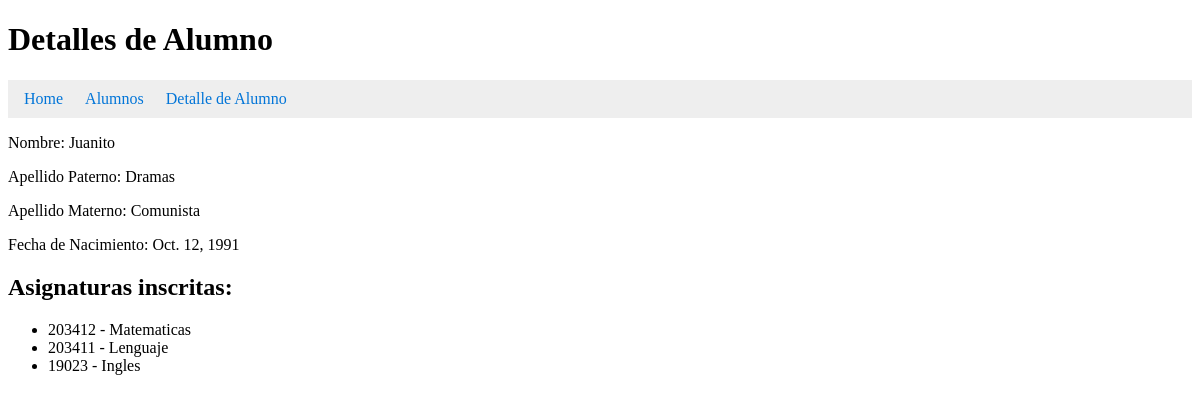
Screenshot of /alumnos/2/ with the database file from the repository.
### course_management/models.py (models this page shows, shortened)
class Alumno(models.Model):
    nombre = models.CharField(max_length=100)
    apellido_paterno = models.CharField(max_length=100, default="")
    apellido_materno = models.CharField(max_length=100,default="")
    fecha_nacimiento = models.DateField(null=True)
    asignaturas = models.ManyToManyField(Asignatura)

class Asignatura(models.Model):
    nombre = models.CharField(max_length=100)
    codigo = models.CharField(max_length=20, unique=True,default="")

### course_management/views.py (the view)
# urls.py: path('alumnos/<int:pk>/', views.alumno_detail, name='alumno_detail'),
def alumno_detail(request, pk):
    breadcrumbs = [{'text': 'Home', 'url': '/'}, {'text': 'Alumnos', 'url': '/alumnos/'}, {'text': 'Detalle de Alumno', 'url': '/alumnos/{}/'.format(pk)}]
    alumno = get_object_or_404(Alumno, pk=pk)
    return render(request, 'alumno_detail.html', {'alumno': alumno, 'breadcrumbs': breadcrumbs})

### templates/alumno_detail.html (shortened to what this page needs)
<!DOCTYPE html>
<html lang="es">
<head>
    {% load static %}
    <link rel="stylesheet" type="text/css" href="{% static 'css/breadcrumbs.css' %}">
</head>
<body>
    <h1>Detalles de Alumno</h1>
    <div class="breadcrumbs">
        <ul>
            {% for breadcrumb in breadcrumbs %}
                <li><a href="{{ breadcrumb.url }}">{{ breadcrumb.text }}</a></li>
            {% endfor %}
        </ul>
    </div>
    <p>Nombre: {{ alumno.nombre }}</p>
    <p>Apellido Paterno: {{ alumno.apellido_paterno }}</p>
    <p>Apellido Materno: {{ alumno.apellido_materno }}</p>
    <p>Fecha de Nacimiento: {{ alumno.fecha_nacimiento }}</p>
    <h2>Asignaturas inscritas:</h2>
    <ul>
        {% for asignatura in alumno.asignaturas.all %}
            <li>{{ asignatura.codigo }} - {{ asignatura.nombre }}</li>
        {% endfor %}
    </ul>
</body>
</html>

### static/css/breadcrumbs.css (style rules this page uses)
.breadcrumbs ul { padding: 10px 16px; list-style: none; background-color: #eee; }
.breadcrumbs li { display: inline-block; margin-right: 18px; }
.breadcrumbs a { color: #0275d8; text-decoration: none; }

### rows the page displays
Alumno: nombre "Juanito", apellido_paterno "Dramas", apellido_materno "Comunista", fecha_nacimiento "Oct. 12, 1991"
Asignatura: codigo "203412", nombre "Matematicas"
Asignatura: codigo "203411", nombre "Lenguaje"
Asignatura: codigo "19023", nombre "Ingles"

### other values shown
{{ breadcrumb.text }} "Home" "Alumnos" "Detalle de Alumno"
